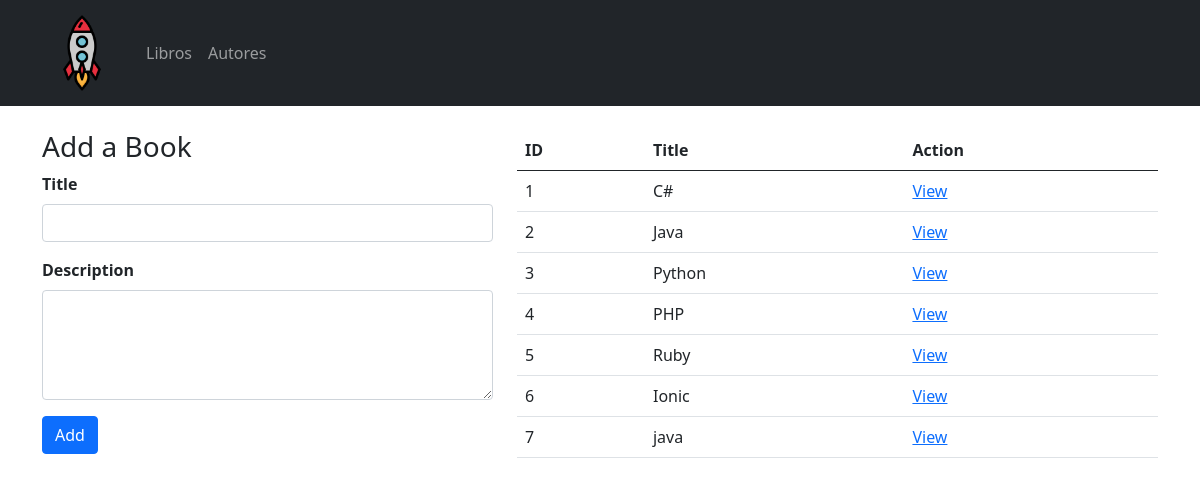
The page / on the database its author committed.
### books_authors_app/models.py (models this page shows, shortened)
class Book(models.Model):
    title = models.CharField(max_length=255)
    desc = models.TextField()
    created_at = models.DateTimeField(auto_now_add=True)
    updated_at = models.DateTimeField(auto_now=True)

### books_authors_app/views.py (the view)
# urls.py: 2. Add a URL to urlpatterns:  path('', views.home, name='home')
def home(request):
    context = {
        'books':Book.objects.all()
    }
    return render(request, "books_authors_app/books.html", context)

### books_authors_app/templates/books_authors_app/books.html (shortened to what this page needs)
{% extends "books_authors_app/base.html" %}
{% block content %}
<div class="container mt-4">
    <div class="row">
        <div class="col-sm-12 col-md-5 mb-2">
            <h3>Add a Book</h3>
            <form action="/addbook" method="POST">
                <div class="mb-3">
                    <label for="title" class="form-label fw-bold">Title</label>
                    <input type="text" class="form-control" name="title" id="title">
                </div>
                <div class="mb-3">
                    <label for="desc" class="form-label fw-bold">Description</label>
                    <textarea class="form-control" name="desc" id="desc" rows="4"></textarea>
                </div>
                <div class="mb-3">
                    <input type="submit" value="Add" class="btn btn-primary">
                </div>
            </form>
        </div>
        <div class="col-sm-12 col-md-7">
            <table class="table">
                <thead>
                    <tr>
                        <th>ID</th>
                        <th>Title</th>
                        <th>Action</th>
                    </tr>
                </thead>
                <tbody>
                    {% for book in books %}
                    <tr>
                        <td>{{book.id}}</td>
                        <td>{{book.title}}</td>
                        <td><a href="/books/{{book.id}}">View</a></td>
                    </tr>
                    {% endfor %}
                </tbody>
            </table>
        </div>
    </div>
</div>
{% endblock %}

### books_authors_app/templates/books_authors_app/base.html (shortened to what this page needs)
{% load static %}
<!DOCTYPE html>
<html lang="es-cl">
<head>
    <link rel="stylesheet" href="https://cdn.jsdelivr.net/npm/bootstrap@5.0.1/dist/css/bootstrap.css"/>
    <link rel="stylesheet" href="{% static 'book_author_app/css/my_styles.css' %}">
</head>
<body>
    <nav class="navbar navbar-expand-lg navbar-dark bg-dark">
        <div class="container">
            <a class="navbar-brand" href="{% url 'home' %}">
                <img class="img-nav" src="{% static 'book_author_app/img/rocket_512x512.png' %}" alt="Rocket">
            </a>
            <div class="collapse navbar-collapse" id="navbarNavAltMarkup">
                <div class="navbar-nav">
                    <a class="nav-link " aria-current="page" href="{% url 'home' %}">Libros</a>
                    <a class="nav-link " href="{% url 'authors' %}">Autores</a>
                </div>
            </div>
        </div>
    </nav>
    {% block content %}{% endblock %}
</body>
</html>

### books_authors_app/static/book_author_app/css/my_styles.css (style rules this page uses)
.img-nav { width: 80px; height: 80px; }

### rows shown on the page
Book: id "1", title "C#"
Book: id "2", title "Java"
Book: id "3", title "Python"
Book: id "4", title "PHP"
Book: id "5", title "Ruby"
Book: id "6", title "Ionic"
Book: id "7", title "java"
